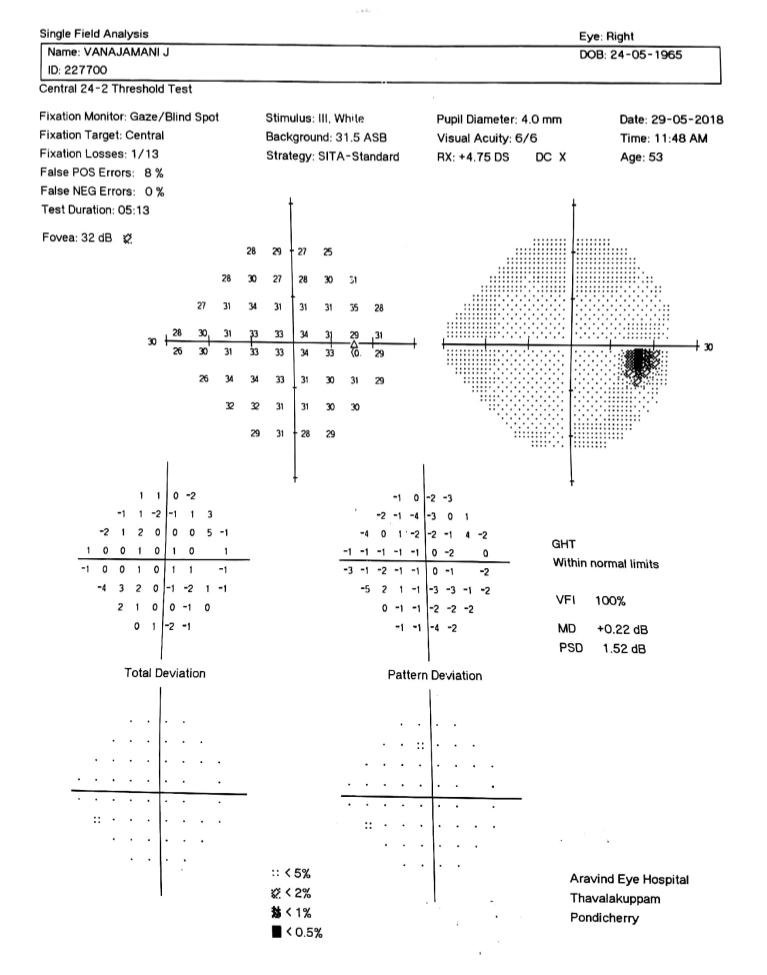
#> input picture abcde.png, 767 x 975 px
$ python linedetection.py
#> lines starting #> are read from the running program, lines starting #| are printed output that depends on the picture; after the words box and inside, x2 and y2 are one past the last pixel; in counts of white or black regions, pixels touching at a corner belong together
import cv2
import numpy as np

img = cv2.imread('abcde.png')
#> img is the input picture: shape (975, 767, 3); min 0, max 255, mean 247.1

gray = cv2.cvtColor(img,cv2.COLOR_BGR2GRAY)
x = gray.copy()
kernel = np.ones((3,3),np.uint8)
dilation = cv2.dilate(img,kernel,iterations = 5)
edges = cv2.Canny(gray,50,150,apertureSize = 3)
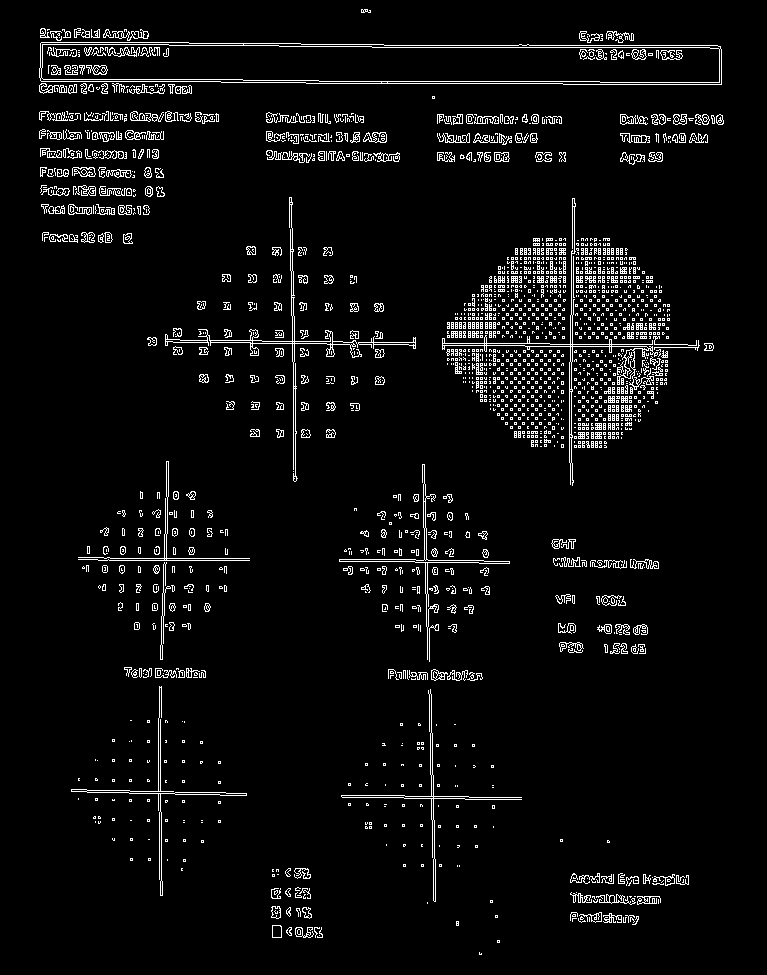
#> edges: shape (975, 767); 4.7% white in thin lines or dots, all inside (x1, y1, x2, y2) = (39, 9, 724, 955)


#img = cv2.imread("test.png",0)


lsd = cv2.createLineSegmentDetector(0)
lines = lsd.detect(edges)[0] #Position 0 of the returned tuple are the detected lines
#> lines = 332 rows, first 6: [84.35, 120.9, 101.9, 120.5], [53.11, 120.8, 71.88, 121], [287.8, 196.9, 287.8, 226.9], [74.38, 48.05, 51.86, 47.46], [131.9, 120.8, 159.4, 121.5], [567.9, 348.1, 568.2, 483.1]
drawn_img = lsd.drawSegments(img,lines)
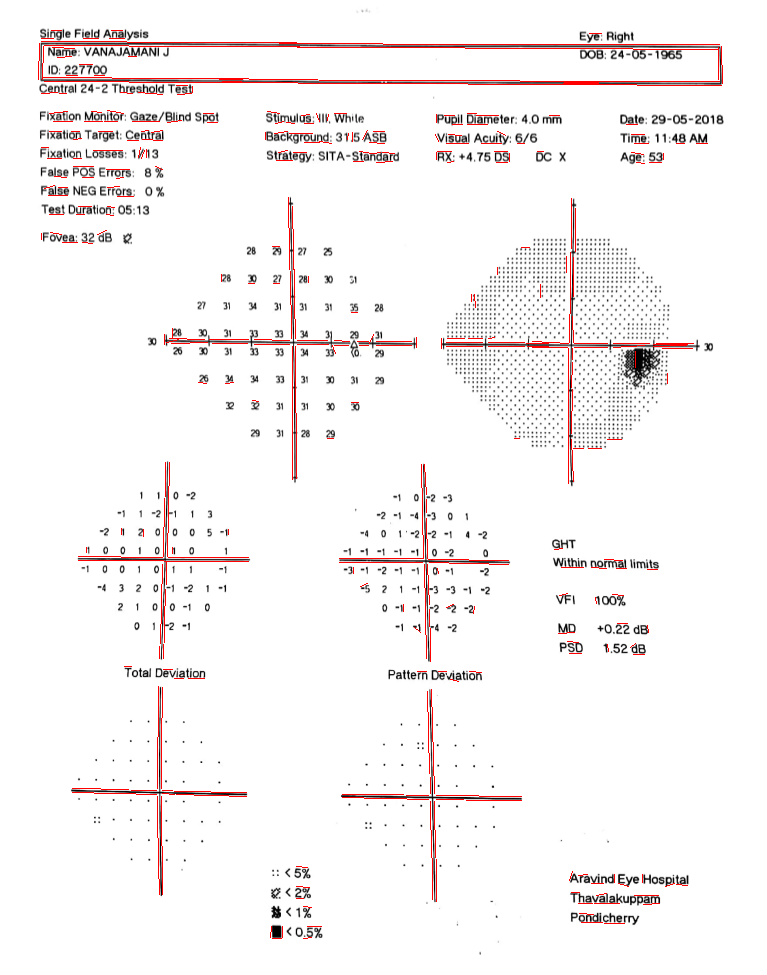
#> drawn_img: shape (975, 767, 3); mean B, G, R 243.7, 243.7, 247.3

img_hsv=cv2.cvtColor(drawn_img, cv2.COLOR_BGR2HSV)
#> img_hsv: shape (975, 767, 3); mean H, S, V 0, 3.6, 247.3

lower_red = np.array([0,50,50])
upper_red = np.array([10,255,255])
mask0 = cv2.inRange(img_hsv, lower_red, upper_red)
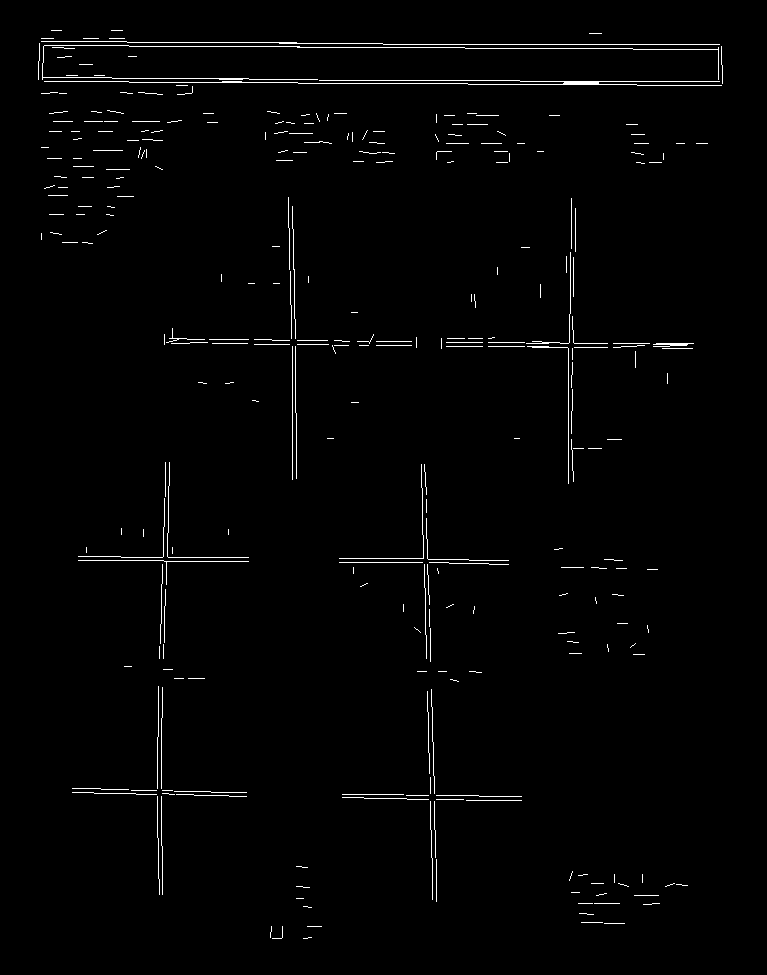
#> mask0: shape (975, 767); 1.4% white in thin lines or dots, all inside (x1, y1, x2, y2) = (38, 30, 723, 939)

lower_red = np.array([170,50,50])
upper_red = np.array([180,255,255])
mask1 = cv2.inRange(img_hsv, lower_red, upper_red)
#> mask1: shape (975, 767); every value is 0

mask = mask0+mask1

output_img = img.copy()
output_img[np.where(mask==0)] = 0
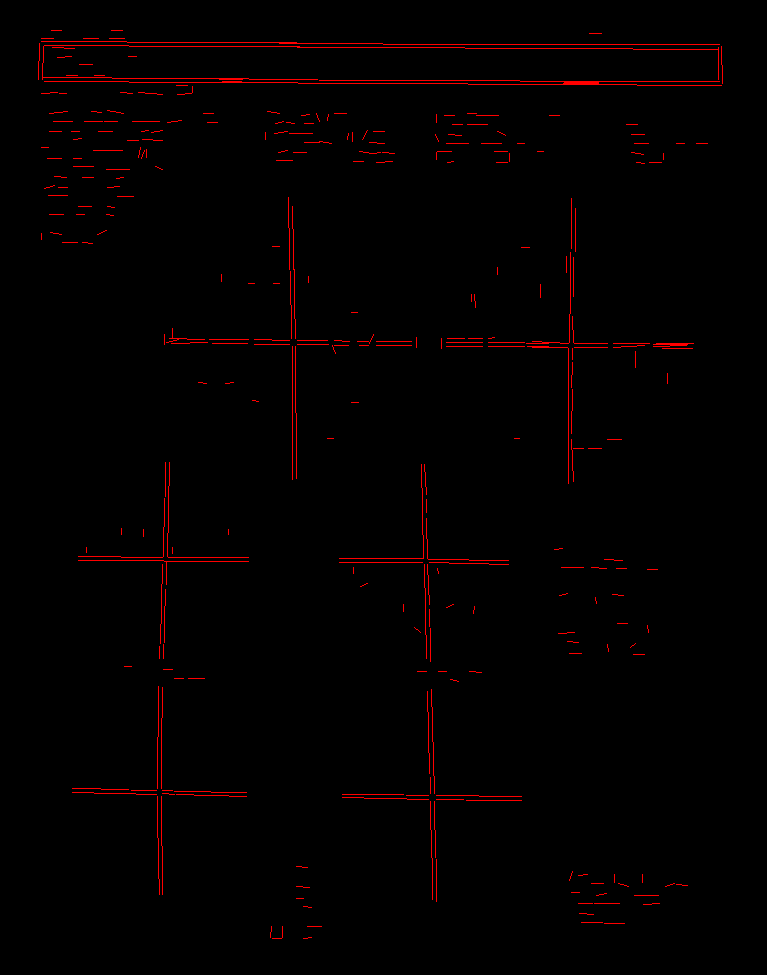
#> output_img: shape (975, 767, 3); mean B, G, R 0, 0, 3.6

kernel = np.ones((5,5),np.uint8)
closing = cv2.morphologyEx(output_img, cv2.MORPH_CLOSE, kernel)
opening = cv2.morphologyEx(closing, cv2.MORPH_OPEN, kernel)
kernel1 = np.ones((40,40),np.uint8)
closing = cv2.morphologyEx(opening, cv2.MORPH_CLOSE, kernel1)

m=cv2.cvtColor(closing, cv2.COLOR_BGR2GRAY)
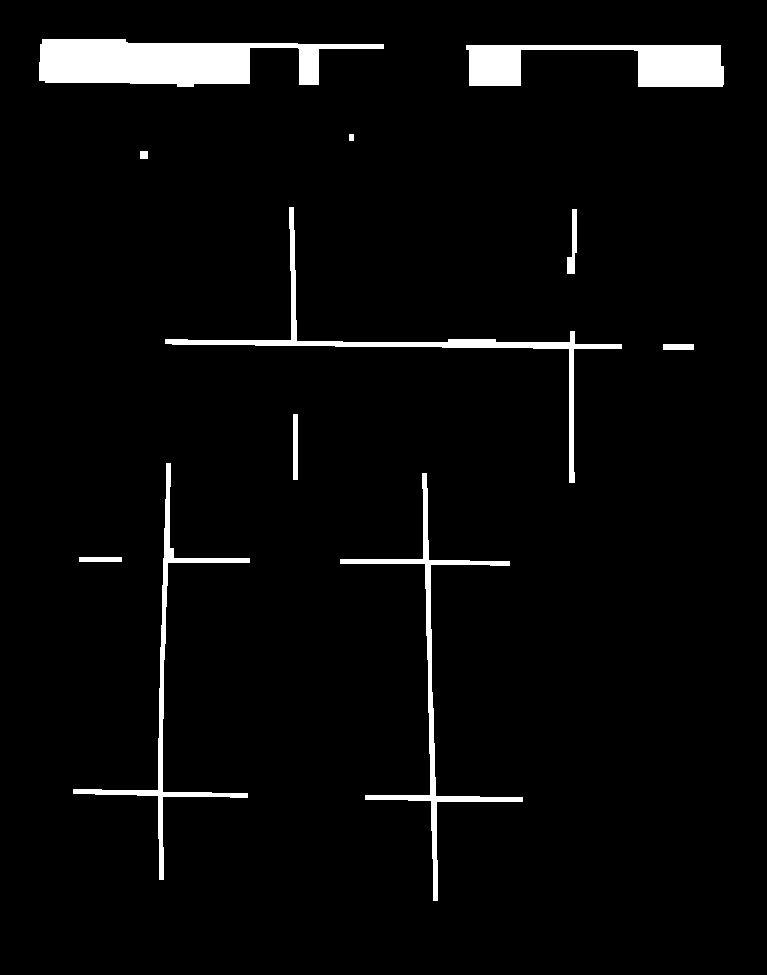
#> m: shape (975, 767); values 0 (black) and 76 (white), 3.9% white; 11 white regions, largest, box (x1, y1, x2, y2) and area: (39, 39, 384, 87) 10306, (466, 45, 724, 87) 6283, (165, 207, 622, 483) 4091
x[np.where(m>0)] = 255
x[np.where(x>200)] = 255
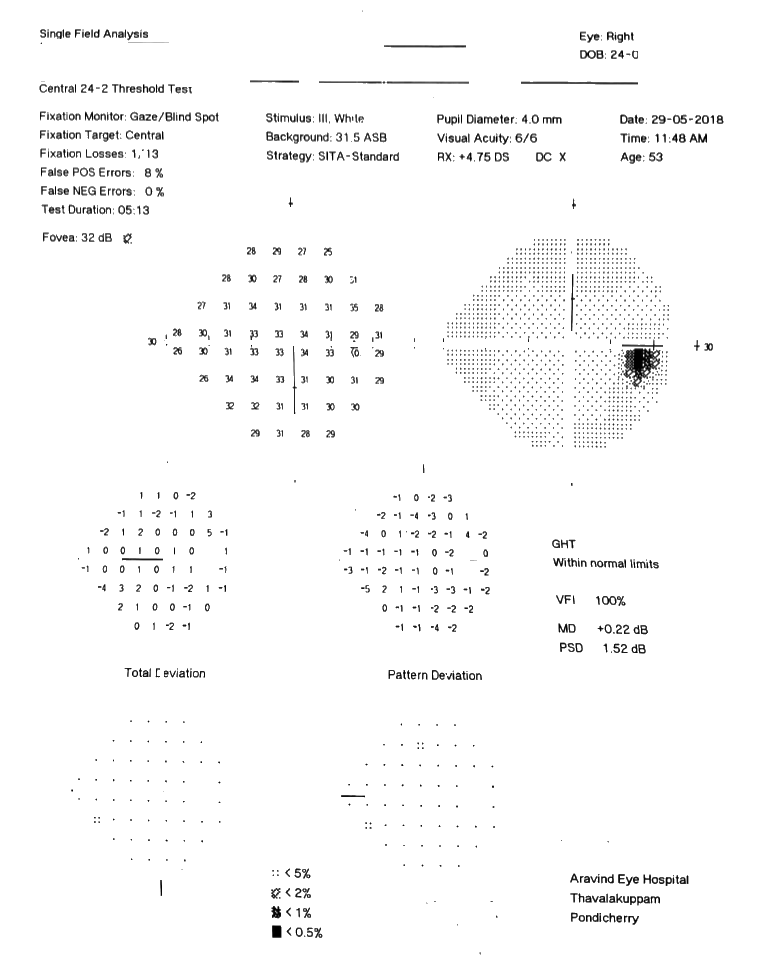
#> x: shape (975, 767); min 0, max 255, mean 249.6
#x[np.where(x<200)] = 0
########################
#Visualizations

cv2.imshow("img", img)
cv2.waitKey(0)
cv2.imshow("img", mask)
cv2.waitKey(0)
cv2.imshow("img", closing)
cv2.waitKey(0)

cv2.imshow("LSD",x)
cv2.waitKey(0)
#cv2.imwrite('houghlines5.jpg',img)

#cv2.imwrite('houghlines3.jpg',img)

########################

$ run again, with abc1.png copied over abcde.png
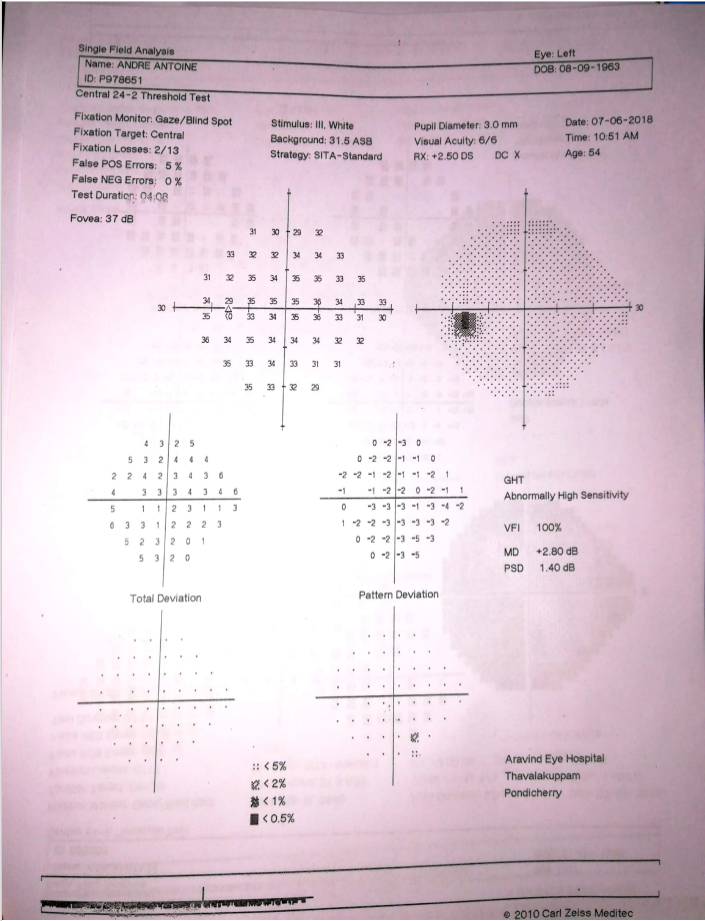
#> input picture abc1.png, 705 x 921 px
#> img is the input picture: shape (921, 705, 3); mean B, G, R 210.3, 199.8, 218.2
#> `edges = cv2.Canny(gray,50,150,apertureSize = 3)`:
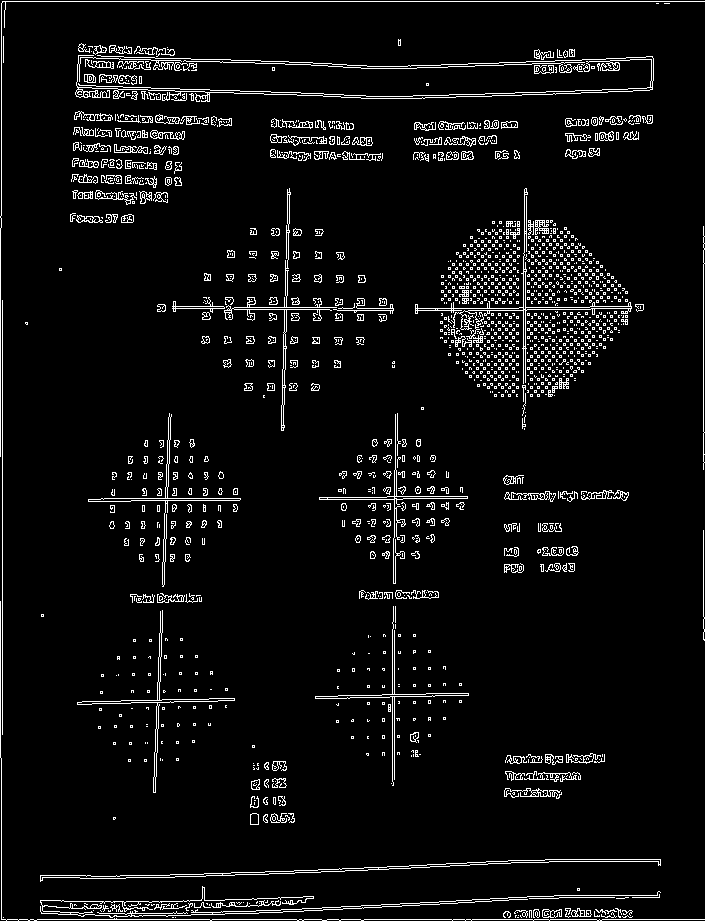
#> edges: shape (921, 705); 5.4% white in thin lines or dots
#> lines = 351 rows, first 6: [281.8, 903.5, 292, 904.8], [598.1, 70.71, 616.9, 71.01], [221.9, 906.7, 266.9, 905.9], [174.4, 100.9, 184.4, 100.9], [628.1, 139.8, 638.1, 139.7], [93.19, 129, 84.26, 127.6]
#> img_hsv: shape (921, 705, 3); mean H, S, V 136.4, 28.5, 219.6
#> mask0: shape (921, 705); 2.3% white in thin lines or dots
#> mask1: shape (921, 705); 0.03% white in thin lines or dots, all inside (x1, y1, x2, y2) = (3, 47, 660, 920)
#> mask: shape (921, 705); 2.4% white in thin lines or dots
#> `x[np.where(x>200)] = 255`:
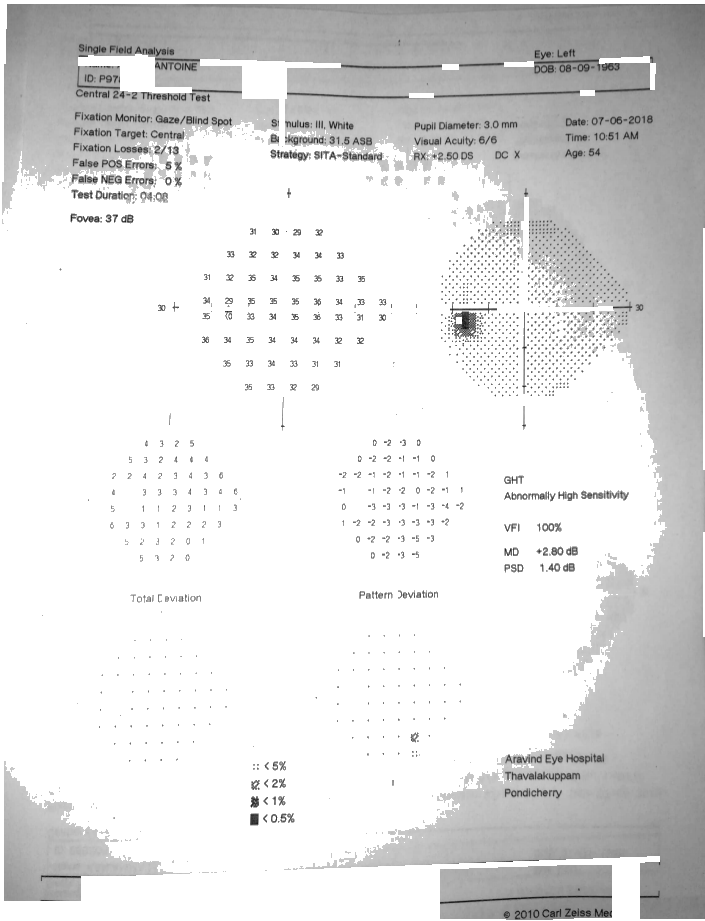
#> x: shape (921, 705); min 14, max 255, mean 223.5

$ run again, with abc2.png copied over abcde.png
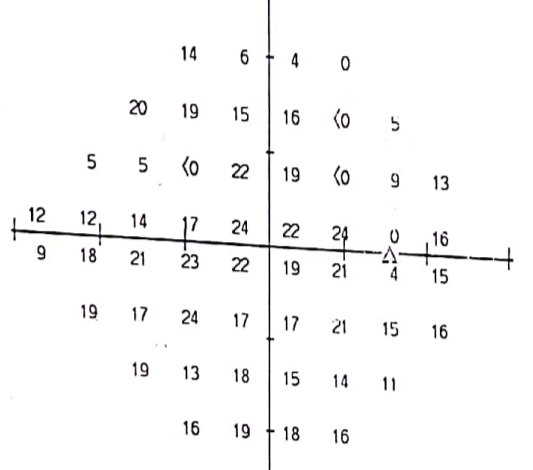
#> input picture abc2.png, 533 x 470 px
#> img is the input picture: shape (470, 533, 3); mean B, G, R 248.6, 248.4, 248.5
#> `edges = cv2.Canny(gray,50,150,apertureSize = 3)`:
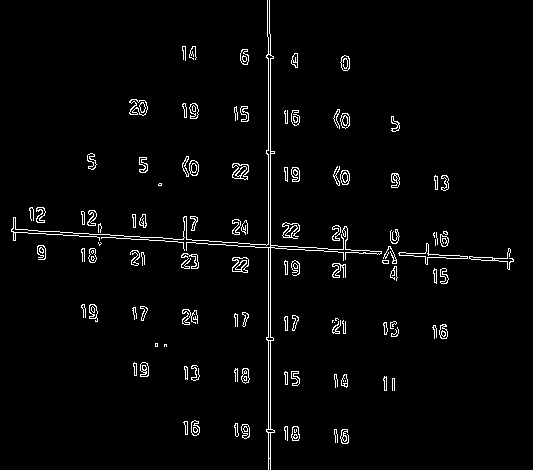
#> edges: shape (470, 533); 2.8% white in thin lines or dots
#> lines = 167 rows, first 6: [429.4, 257.4, 504.5, 261.7], [271, 468.1, 271, 434.4], [233, 425.5, 234.2, 434.4], [283.2, 111.8, 284.2, 123], [271.1, 54.36, 269.5, 0.622], [504.4, 257, 430.6, 252.9]
#> img_hsv: shape (470, 533, 3); mean H, S, V 8, 4.1, 248.8
#> mask0: shape (470, 533); 1.4% white in thin lines or dots
#> mask1: shape (470, 533); every value is 0
#> m: shape (470, 533); values 0 (black) and 76 (white), 3.4% white; 9 white regions, largest, box (x1, y1, x2, y2) and area: (0, 0, 506, 470) 7882, (133, 309, 148, 320) 123, (388, 379, 397, 391) 108
#> `x[np.where(x>200)] = 255`:
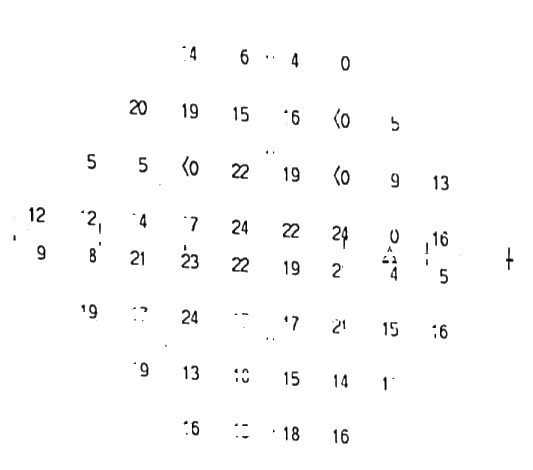
#> x: shape (470, 533); min 0, max 255, mean 251.4
